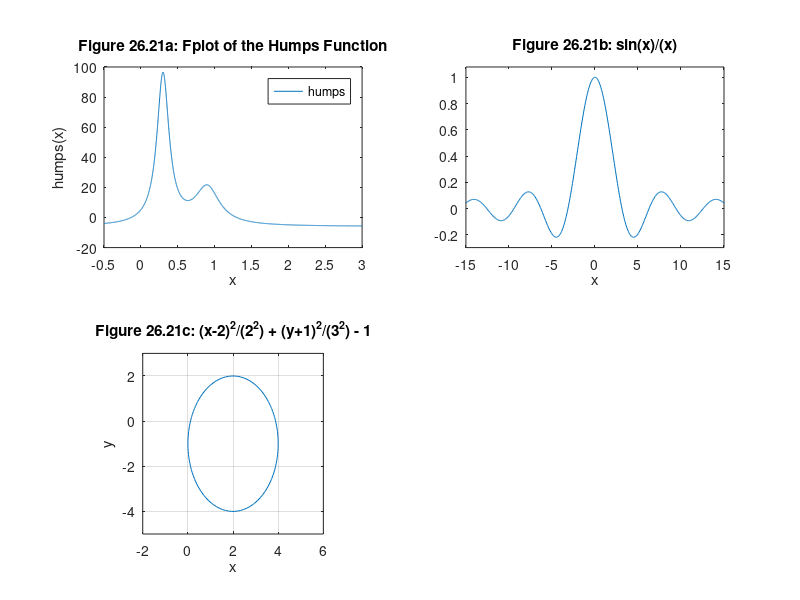

Here is the MATLAB script that generated this plot:
% mm2621.m
subplot(2,2,1)
fplot(@humps,[-.5 3])
title('Figure 26.21a: Fplot of the Humps Function')
xlabel('x')
ylabel('humps(x)')

subplot(2,2,2)
fstr='sin(x)/(x)';
ezplot(fstr,[-15,15])
title(['Figure 26.21b: ' fstr])

subplot(2,2,3)
istr='(x-2)^2/(2^2) + (y+1)^2/(3^2) - 1';
ezplot(istr,[-2 6 -5 3])
axis square
grid
title(['Figure 26.21c: ' istr])
